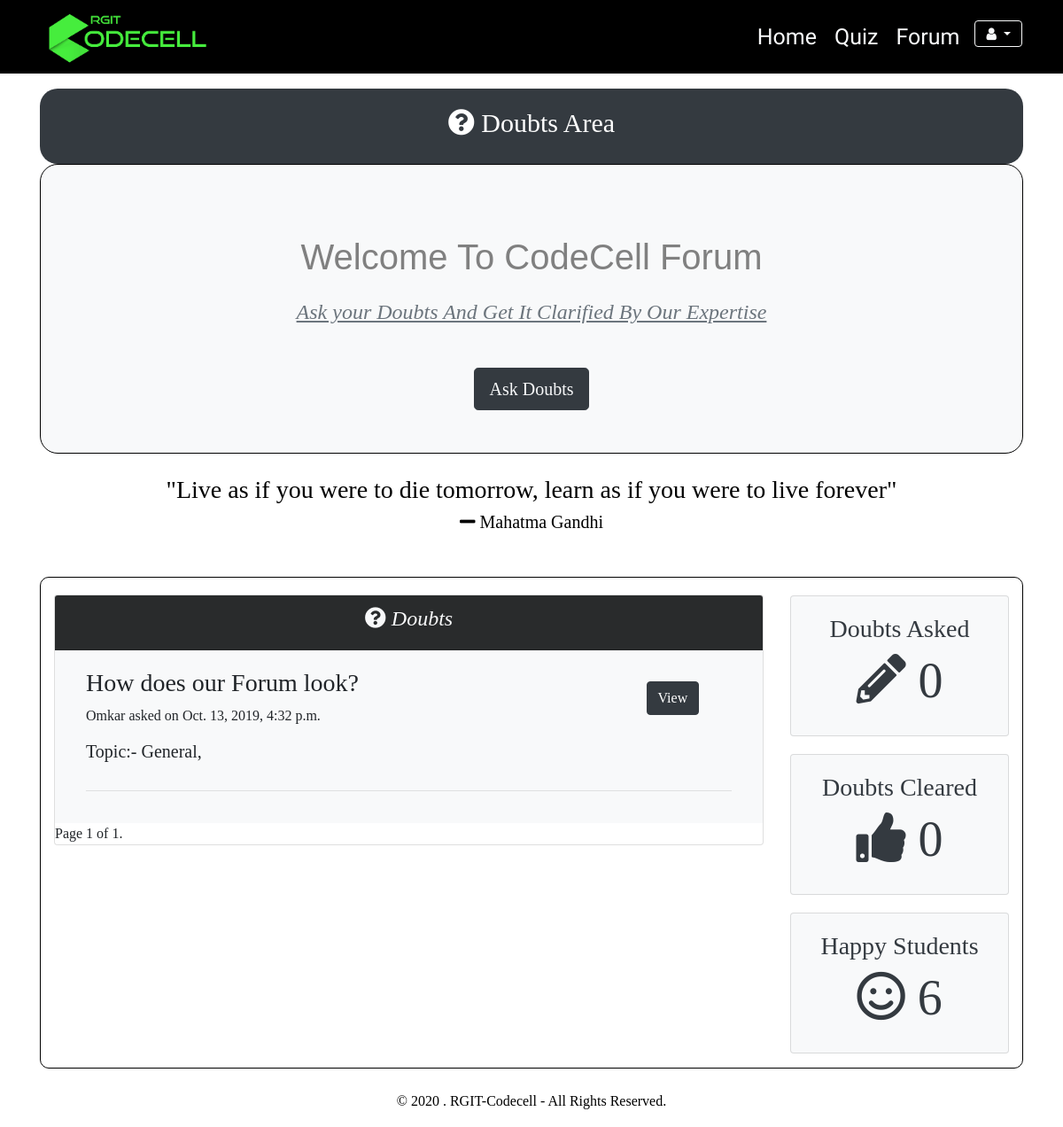
/forum/ (signed in), run on the app's committed database.
### Forum/models.py (models this page shows, shortened)
class Forum_question(models.Model):
    question = models.CharField(max_length = 200, verbose_name = "Question Text", unique = True, blank = False, null = False)
    description = models.CharField(max_length = 500, verbose_name = "Question Description", unique = False, blank = True)
    topic = models.ManyToManyField(Topic, verbose_name = "Topic")
    user = models.ForeignKey(User, on_delete = models.CASCADE, verbose_name = "Question Author")
    asked_on = models.DateTimeField(auto_now_add = True, verbose_name = "Asked on ")
    views = models.IntegerField(verbose_name = "Views", default = 0, blank = False, null = False)
    upvotes = models.IntegerField(verbose_name = "Upvotes", default = 0, blank = False, null = False)
    class meta:
        verbose_name = "Question"
        verbose_name_plural = "Questions"

class Topic(models.Model):
    title = models.CharField(max_length = 100, verbose_name = "Title", unique = True, blank = False, null = False)
    description = models.CharField(max_length = 500, verbose_name = "Description", blank = True)
    def __str__(self):
        return self.title

### Forum/views.py (the view)
# urls.py: path('', views.forum_home, name = "forum_home"),
def forum_home(request, *args, **kwargs):
    No_of_questions_in_single_page = 25
    questions = Forum_question.objects.all().order_by('-asked_on')
    paginator = Paginator(questions, No_of_questions_in_single_page )
    page = request.GET.get('page')
    question_list = paginator.get_page(page)
    return render(request,'Forum/Forum_home.html',{'question_list':question_list})

### Accounts/models.py (called while the page is built)
def doubts_asked(self):
    return Forum_question.objects.all().filter(user = self).count()

def doubts_solved(self):
    return Forum_answer.objects.all().filter(user = self).count()

def total_users(self):
    return User.objects.all().count()

### Forum/templates/Forum/Forum_home.html (shortened to what this page needs)
{% extends 'Accounts/base.html' %}
{% load static %}
{% block content %}
<div class="container" >
  <div class="main">
      <header id="main-header" class="py-2 bg-dark text-light " style="border-radius: 20px;margin-top: 100px">
        <div class="container">
          <div class="row">
            <div class="col-md-12">
              <p style="font-size: 30px;color: white;text-align: center;margin-top: 1vh"><i class="fas fa-question-circle"></i> Doubts Area</p>
            </div>
          </div>
        </div>
      </header>
           <div style="border:1px solid black; width:100%; height:auto;border-radius: 20px ;" class="back bg-light" >
               <h1  class="font" style="text-align:center; padding-top:10vh;font-size: 2.5em;color: grey">Welcome To CodeCell Forum</h1>
               <h4 class="text-muted" style="text-align:center;margin-top: 3vh"><u><i>Ask your Doubts And Get It Clarified By Our Expertise</i></u></h5>
               <div class="form-group">
      <div class="text-center">
        <a href="{% url 'ask_question' %}" style="text-decoration:none;"><button type="button" class="btn btn-dark text-light btn-lg" style="margin-top:5vh;margin-bottom: 4vh">Ask Doubts</button></a>
      </div></a>
    </div>
  </div>
  </div>
  <div class="container" style="margin-bottom:50px;">
      <h3 style="text-align:center;color: black;margin-top: 3vh">"Live as if you were to die tomorrow, learn as if you were to live forever"</h3>
      <h5 style="text-align:center;color: black" ><i class="fas fa-minus"></i> Mahatma Gandhi</h5>
  </div>
  <section id="profile">
    <div class="container" style="margin-bottom: 20px;border: 1px solid black;border-radius: 10px">
      <div class="row">
        <div class="col-md-9" style="margin-top:19px;">
          <div class="card" style="margin: 1px solid black">
            <div class="card-header text-light" style="background:#292b2c">
              <h4 class="text-center">
                <i><i class="fas fa-question-circle"></i> Doubts</i>
              </h4>
            </div>
            {% for i in question_list %}
            <div class="card-body bg-light">
              <div class="container ">
                <div class="row">
                  <div class="col-md-10 ">
                      <h3>{{ i.question }}</h3>
                          {{ i.user }} asked on {{ i.asked_on }}
                  </div>
                  <br/>
                  <div class="col-md-2">
                    <a href="{% url 'answer_list' pk=i.pk %}"><button style="margin-top:15px;" class="btn  btn-dark">View</button></a>
                  </div>
                </div>
                <div class="row">
                  <div class="col-md-6">
                    <p><h5>Topic:- {% for j in i.topic.all %} {{j}},  {%endfor%}</h5> </p>
                  </div>
                </div>
                <hr />
              </div>
            </div>
            {% endfor %}
        <div class="pagination">
          <span class="step-links">
              <span class="current">
                  Page {{ question_list.number }} of {{ question_list.paginator.num_pages }}.
              </span>
          </span>
        </div>
      </div>
    </div>
        <div class="col-md-3">
          <div style="margin-top:20px;">
            <div class="card text-center bg-light text-dark mb-3">
              <div class="card-body">
                <h3>Doubts Asked</h3>
                <h4 class="display-4">
                  <i class="fas fa-pencil-alt"></i>
                  {% if user.is_authenticated %} {{ user.doubts_asked}} {% else %} -- {% endif %}
                </h4>
              </div>
            </div>
          </div>
          <div style="margin-top:20px;">
            <div class="card text-center bg-light text-dark mb-3">
              <div class="card-body">
                <h3>Doubts Cleared</h3>
                <h4 class="display-4">
                  <i class="fas fa-thumbs-up"></i>
                  {% if user.is_authenticated %} {{ user.doubts_solved}} {% else %} -- {% endif %}
                </h4>
              </div>
            </div>
          </div>
          <div style="margin-top:20px;">
            <div class="card text-center bg-light text-dark mb-3">
              <div class="card-body">
                <h3>Happy Students</h3>
                <h4 class="display-4"><i class="far fa-smile"></i> {% if user.is_authenticated %} {{user.total_users}} {% else %} 100+ {% endif %}</h4>
              </div>
            </div>
          </div>
        </div>
      </div>
    </div>
  </section>
  </div>
{% endblock %}

### Accounts/static/Accounts/styles.css (style rules this page uses)
html { scroll-behavior: smooth; }
p { font-size: 20px; }
h1 { font-size: 5vmax; color: white; }

### Forum/templates/Forum/Forum_home.html (style rules this page uses)
h1.font { font-family: 'Acme', sans-serif; }
div.back { background: #e5efac; }

### data on the page
Forum_question: question "How does our Forum look?", user "Omkar", asked_on "Oct. 13, 2019, 4:32 p.m."
Topic: title "General"

### other printed values
{{ question_list.number }} "1"
{{ question_list.paginator.num_pages }} "1"
{{ user.doubts_asked }} "0"
{{ user.doubts_solved }} "0"
{{ user.total_users }} "6"
